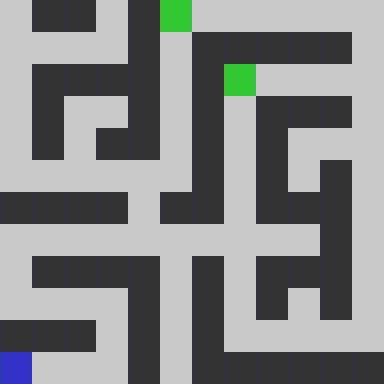

A 2D game scene composited from a Tiled map and its tileset images. What follows is a short description and the map's XML, with every tile layer's data as written:
An orthogonal 12x12 tile map with 32x32 px tiles, 1 tile layer (Tile Layer 1).

<map version="1.10" tiledversion="1.10.1" orientation="orthogonal" renderorder="right-down" width="12" height="12" tilewidth="32" tileheight="32" infinite="0" nextlayerid="2" nextobjectid="1">
 <tileset firstgid="1" source="BaseTileset.tsx" />
 <layer id="1" name="Tile Layer 1" width="12" height="12">
  <data encoding="csv">
5,4,4,5,4,2,5,5,5,5,5,5,
5,5,5,5,4,5,4,4,4,4,4,5,
5,4,4,4,4,5,4,2,5,5,5,5,
5,4,5,5,4,5,4,5,4,4,4,5,
5,4,5,4,4,5,4,5,4,5,5,5,
5,5,5,5,5,5,4,5,4,5,4,5,
4,4,4,4,5,4,4,5,4,4,4,5,
5,5,5,5,5,5,5,5,5,5,4,5,
5,4,4,4,4,5,4,5,4,4,4,5,
5,5,5,5,4,5,4,5,4,5,4,5,
4,4,4,5,4,5,4,5,5,5,5,5,
3,5,5,5,4,5,4,4,4,4,4,4
</data>
 </layer>
</map>
